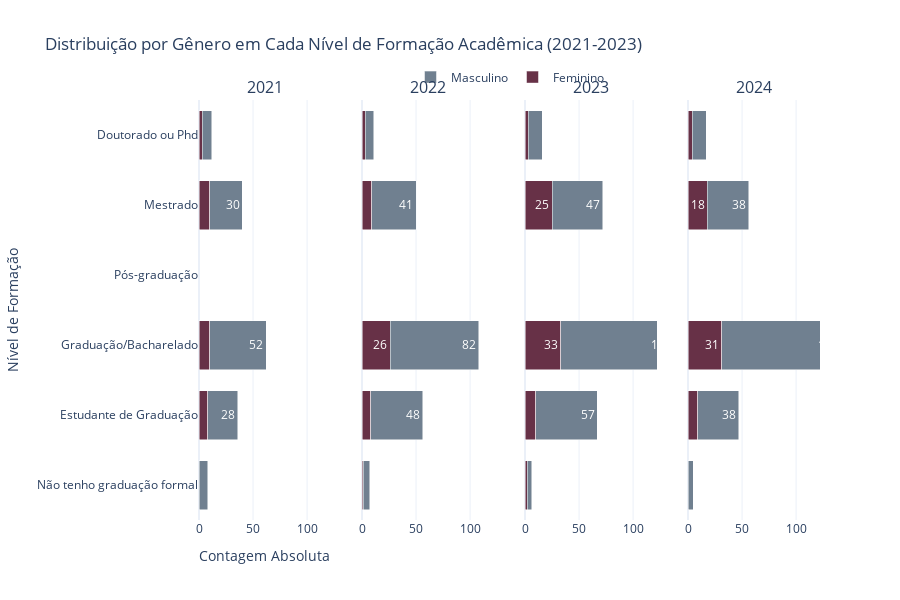

The notebook cell this image was saved under:
### Code cell
df_grouped = df_rj.groupby(["ano_pesquisa", "nivel_ensino", "genero"]).size().reset_index(name="count")

# Não precisamos mais calcular a proporção, mas podemos manter os totais por nível para referência
totais_por_ano_nivel = df_rj.groupby(["ano_pesquisa", "nivel_ensino"]).size().reset_index(name="total_nivel")
df_grouped = df_grouped.merge(totais_por_ano_nivel, on=["ano_pesquisa", "nivel_ensino"])

fig = make_subplots(rows=1, cols=4, shared_yaxes=True, subplot_titles=["2021", "2022", "2023", "2024"])

anos = ['2021', '2022', '2023', '2024']
cores = {"Masculino": "#708090", "Feminino": "#673147"}

ordem_niveis = [
    'Não tenho graduação formal', 
    'Estudante de Graduação',
    'Graduação/Bacharelado', 
    'Pós-graduação',
    'Mestrado',
    'Doutorado ou Phd'
]

# Definir uma largura fixa para as barras
largura_barra = 0.7

for i, ano in enumerate(anos):
   
    df_ano = df_grouped[df_grouped["ano_pesquisa"] == ano]
    
    for nivel in ordem_niveis:
        df_nivel = df_ano[df_ano["nivel_ensino"] == nivel]
        
        if df_nivel.empty:
            continue
        
        # Usando valores absolutos (count) em vez de proporção
        contagens = {genero: df_nivel[df_nivel["genero"] == genero]["count"].values[0] 
                      if not df_nivel[df_nivel["genero"] == genero].empty else 0 
                      for genero in ["Masculino", "Feminino"]}
        
        for genero in ["Feminino", "Masculino"]:
            fig.add_trace(go.Bar(
                y=[nivel],
                x=[contagens[genero]],
                name=genero,
                orientation="h",
                marker=dict(color=cores[genero]),
                text=f"{int(contagens[genero])}",  # Formatando como número inteiro
                textposition="inside",
                textangle=0,  # Garantindo que o texto esteja na horizontal
                width=largura_barra,  # Definindo uma largura fixa para todas as barras
                showlegend=True if i == 0 and nivel == ordem_niveis[0] else False
            ), row=1, col=i+1)

# Configurando layout
fig.update_layout(
    title="Distribuição por Gênero em Cada Nível de Formação Acadêmica (2021-2023)",
    xaxis_title="Contagem Absoluta",
    yaxis_title="Nível de Formação",
    barmode="stack",
    height=600,
    template="plotly_white",
    legend=dict(
        orientation="h",
        yanchor="bottom",
        y=1.02,
        xanchor="center",
        x=0.5
    ),
    uniformtext_minsize=10,  # Tamanho mínimo do texto para garantir legibilidade
    uniformtext_mode='hide',  # Esconde o texto se não couber na barra
    bargap=0.2,  # Espaçamento entre grupos de barras
    bargroupgap=0.1  # Espaçamento entre barras do mesmo grupo
)

# Ajustando os eixos X e configurando uniformidade entre os subplots
max_value = df_grouped["count"].max() * 1.1  # 10% a mais para dar margem

for i in range(1, 5):
    fig.update_xaxes(
        row=1, 
        col=i, 
        range=[0, max_value],  # Definindo a mesma escala para todos os gráficos
        tickformat=",d"  # Formato para inteiros com separador de milhar
    )

# Definindo a mesma escala para o eixo Y em todos os subplots
fig.update_yaxes(
    categoryorder='array',
    categoryarray=ordem_niveis
)
    
fig.show()

### Figure 1 — Plotly figure (JSON) as saved in the notebook; plotly's stock layout.template omitted (floating-point values rounded to 4 significant figures)
{"data": [{"marker": {"color": "#673147"}, "name": "Feminino", "orientation": "h", "showlegend": true, "text": "0", "textangle": 0, "textposition": "inside", "type": "bar", "width": 0.7, "x": [0], "xaxis": "x", "y": ["Não tenho graduação formal"], "yaxis": "y"}, {"marker": {"color": "#708090"}, "name": "Masculino", "orientation": "h", "showlegend": true, "text": "8", "textangle": 0, "textposition": "inside", "type": "bar", "width": 0.7, "x": [8], "xaxis": "x", "y": ["Não tenho graduação formal"], "yaxis": "y"}, {"marker": {"color": "#673147"}, "name": "Feminino", "orientation": "h", "showlegend": false, "text": "8", "textangle": 0, "textposition": "inside", "type": "bar", "width": 0.7, "x": [8], "xaxis": "x", "y": ["Estudante de Graduação"], "yaxis": "y"}, {"marker": {"color": "#708090"}, "name": "Masculino", "orientation": "h", "showlegend": false, "text": "28", "textangle": 0, "textposition": "inside", "type": "bar", "width": 0.7, "x": [28], "xaxis": "x", "y": ["Estudante de Graduação"], "yaxis": "y"}, {"marker": {"color": "#673147"}, "name": "Feminino", "orientation": "h", "showlegend": false, "text": "10", "textangle": 0, "textposition": "inside", "type": "bar", "width": 0.7, "x": [10], "xaxis": "x", "y": ["Graduação/Bacharelado"], "yaxis": "y"}, {"marker": {"color": "#708090"}, "name": "Masculino", "orientation": "h", "showlegend": false, "text": "52", "textangle": 0, "textposition": "inside", "type": "bar", "width": 0.7, "x": [52], "xaxis": "x", "y": ["Graduação/Bacharelado"], "yaxis": "y"}, {"marker": {"color": "#673147"}, "name": "Feminino", "orientation": "h", "showlegend": false, "text": "10", "textangle": 0, "textposition": "inside", "type": "bar", "width": 0.7, "x": [10], "xaxis": "x", "y": ["Mestrado"], "yaxis": "y"}, {"marker": {"color": "#708090"}, "name": "Masculino", "orientation": "h", "showlegend": false, "text": "30", "textangle": 0, "textposition": "inside", "type": "bar", "width": 0.7, "x": [30], "xaxis": "x", "y": ["Mestrado"], "yaxis": "y"}, {"marker": {"color": "#673147"}, "name": "Feminino", "orientation": "h", "showlegend": false, "text": "3", "textangle": 0, "textposition": "inside", "type": "bar", "width": 0.7, "x": [3], "xaxis": "x", "y": ["Doutorado ou Phd"], "yaxis": "y"}, {"marker": {"color": "#708090"}, "name": "Masculino", "orientation": "h", "showlegend": false, "text": "9", "textangle": 0, "textposition": "inside", "type": "bar", "width": 0.7, "x": [9], "xaxis": "x", "y": ["Doutorado ou Phd"], "yaxis": "y"}, {"marker": {"color": "#673147"}, "name": "Feminino", "orientation": "h", "showlegend": false, "text": "1", "textangle": 0, "textposition": "inside", "type": "bar", "width": 0.7, "x": [1], "xaxis": "x2", "y": ["Não tenho graduação formal"], "yaxis": "y2"}, {"marker": {"color": "#708090"}, "name": "Masculino", "orientation": "h", "showlegend": false, "text": "6", "textangle": 0, "textposition": "inside", "type": "bar", "width": 0.7, "x": [6], "xaxis": "x2", "y": ["Não tenho graduação formal"], "yaxis": "y2"}, {"marker": {"color": "#673147"}, "name": "Feminino", "orientation": "h", "showlegend": false, "text": "8", "textangle": 0, "textposition": "inside", "type": "bar", "width": 0.7, "x": [8], "xaxis": "x2", "y": ["Estudante de Graduação"], "yaxis": "y2"}, {"marker": {"color": "#708090"}, "name": "Masculino", "orientation": "h", "showlegend": false, "text": "48", "textangle": 0, "textposition": "inside", "type": "bar", "width": 0.7, "x": [48], "xaxis": "x2", "y": ["Estudante de Graduação"], "yaxis": "y2"}, {"marker": {"color": "#673147"}, "name": "Feminino", "orientation": "h", "showlegend": false, "text": "26", "textangle": 0, "textposition": "inside", "type": "bar", "width": 0.7, "x": [26], "xaxis": "x2", "y": ["Graduação/Bacharelado"], "yaxis": "y2"}, {"marker": {"color": "#708090"}, "name": "Masculino", "orientation": "h", "showlegend": false, "text": "82", "textangle": 0, "textposition": "inside", "type": "bar", "width": 0.7, "x": [82], "xaxis": "x2", "y": ["Graduação/Bacharelado"], "yaxis": "y2"}, {"marker": {"color": "#673147"}, "name": "Feminino", "orientation": "h", "showlegend": false, "text": "9", "textangle": 0, "textposition": "inside", "type": "bar", "width": 0.7, "x": [9], "xaxis": "x2", "y": ["Mestrado"], "yaxis": "y2"}, {"marker": {"color": "#708090"}, "name": "Masculino", "orientation": "h", "showlegend": false, "text": "41", "textangle": 0, "textposition": "inside", "type": "bar", "width": 0.7, "x": [41], "xaxis": "x2", "y": ["Mestrado"], "yaxis": "y2"}, {"marker": {"color": "#673147"}, "name": "Feminino", "orientation": "h", "showlegend": false, "text": "3", "textangle": 0, "textposition": "inside", "type": "bar", "width": 0.7, "x": [3], "xaxis": "x2", "y": ["Doutorado ou Phd"], "yaxis": "y2"}, {"marker": {"color": "#708090"}, "name": "Masculino", "orientation": "h", "showlegend": false, "text": "8", "textangle": 0, "textposition": "inside", "type": "bar", "width": 0.7, "x": [8], "xaxis": "x2", "y": ["Doutorado ou Phd"], "yaxis": "y2"}, {"marker": {"color": "#673147"}, "name": "Feminino", "orientation": "h", "showlegend": false, "text": "2", "textangle": 0, "textposition": "inside", "type": "bar", "width": 0.7, "x": [2], "xaxis": "x3", "y": ["Não tenho graduação formal"], "yaxis": "y3"}, {"marker": {"color": "#708090"}, "name": "Masculino", "orientation": "h", "showlegend": false, "text": "4", "textangle": 0, "textposition": "inside", "type": "bar", "width": 0.7, "x": [4], "xaxis": "x3", "y": ["Não tenho graduação formal"], "yaxis": "y3"}, {"marker": {"color": "#673147"}, "name": "Feminino", "orientation": "h", "showlegend": false, "text": "10", "textangle": 0, "textposition": "inside", "type": "bar", "width": 0.7, "x": [10], "xaxis": "x3", "y": ["Estudante de Graduação"], "yaxis": "y3"}, {"marker": {"color": "#708090"}, "name": "Masculino", "orientation": "h", "showlegend": false, "text": "57", "textangle": 0, "textposition": "inside", "type": "bar", "width": 0.7, "x": [57], "xaxis": "x3", "y": ["Estudante de Graduação"], "yaxis": "y3"}, {"marker": {"color": "#673147"}, "name": "Feminino", "orientation": "h", "showlegend": false, "text": "33", "textangle": 0, "textposition": "inside", "type": "bar", "width": 0.7, "x": [33], "xaxis": "x3", "y": ["Graduação/Bacharelado"], "yaxis": "y3"}, {"marker": {"color": "#708090"}, "name": "Masculino", "orientation": "h", "showlegend": false, "text": "105", "textangle": 0, "textposition": "inside", "type": "bar", "width": 0.7, "x": [105], "xaxis": "x3", "y": ["Graduação/Bacharelado"], "yaxis": "y3"}, {"marker": {"color": "#673147"}, "name": "Feminino", "orientation": "h", "showlegend": false, "text": "25", "textangle": 0, "textposition": "inside", "type": "bar", "width": 0.7, "x": [25], "xaxis": "x3", "y": ["Mestrado"], "yaxis": "y3"}, {"marker": {"color": "#708090"}, "name": "Masculino", "orientation": "h", "showlegend": false, "text": "47", "textangle": 0, "textposition": "inside", "type": "bar", "width": 0.7, "x": [47], "xaxis": "x3", "y": ["Mestrado"], "yaxis": "y3"}, {"marker": {"color": "#673147"}, "name": "Feminino", "orientation": "h", "showlegend": false, "text": "3", "textangle": 0, "textposition": "inside", "type": "bar", "width": 0.7, "x": [3], "xaxis": "x3", "y": ["Doutorado ou Phd"], "yaxis": "y3"}, {"marker": {"color": "#708090"}, "name": "Masculino", "orientation": "h", "showlegend": false, "text": "13", "textangle": 0, "textposition": "inside", "type": "bar", "width": 0.7, "x": [13], "xaxis": "x3", "y": ["Doutorado ou Phd"], "yaxis": "y3"}, {"marker": {"color": "#673147"}, "name": "Feminino", "orientation": "h", "showlegend": false, "text": "0", "textangle": 0, "textposition": "inside", "type": "bar", "width": 0.7, "x": [0], "xaxis": "x4", "y": ["Não tenho graduação formal"], "yaxis": "y4"}, {"marker": {"color": "#708090"}, "name": "Masculino", "orientation": "h", "showlegend": false, "text": "5", "textangle": 0, "textposition": "inside", "type": "bar", "width": 0.7, "x": [5], "xaxis": "x4", "y": ["Não tenho graduação formal"], "yaxis": "y4"}, {"marker": {"color": "#673147"}, "name": "Feminino", "orientation": "h", "showlegend": false, "text": "9", "textangle": 0, "textposition": "inside", "type": "bar", "width": 0.7, "x": [9], "xaxis": "x4", "y": ["Estudante de Graduação"], "yaxis": "y4"}, {"marker": {"color": "#708090"}, "name": "Masculino", "orientation": "h", "showlegend": false, "text": "38", "textangle": 0, "textposition": "inside", "type": "bar", "width": 0.7, "x": [38], "xaxis": "x4", "y": ["Estudante de Graduação"], "yaxis": "y4"}, {"marker": {"color": "#673147"}, "name": "Feminino", "orientation": "h", "showlegend": false, "text": "31", "textangle": 0, "textposition": "inside", "type": "bar", "width": 0.7, "x": [31], "xaxis": "x4", "y": ["Graduação/Bacharelado"], "yaxis": "y4"}, {"marker": {"color": "#708090"}, "name": "Masculino", "orientation": "h", "showlegend": false, "text": "111", "textangle": 0, "textposition": "inside", "type": "bar", "width": 0.7, "x": [111], "xaxis": "x4", "y": ["Graduação/Bacharelado"], "yaxis": "y4"}, {"marker": {"color": "#673147"}, "name": "Feminino", "orientation": "h", "showlegend": false, "text": "18", "textangle": 0, "textposition": "inside", "type": "bar", "width": 0.7, "x": [18], "xaxis": "x4", "y": ["Mestrado"], "yaxis": "y4"}, {"marker": {"color": "#708090"}, "name": "Masculino", "orientation": "h", "showlegend": false, "text": "38", "textangle": 0, "textposition": "inside", "type": "bar", "width": 0.7, "x": [38], "xaxis": "x4", "y": ["Mestrado"], "yaxis": "y4"}, {"marker": {"color": "#673147"}, "name": "Feminino", "orientation": "h", "showlegend": false, "text": "4", "textangle": 0, "textposition": "inside", "type": "bar", "width": 0.7, "x": [4], "xaxis": "x4", "y": ["Doutorado ou Phd"], "yaxis": "y4"}, {"marker": {"color": "#708090"}, "name": "Masculino", "orientation": "h", "showlegend": false, "text": "13", "textangle": 0, "textposition": "inside", "type": "bar", "width": 0.7, "x": [13], "xaxis": "x4", "y": ["Doutorado ou Phd"], "yaxis": "y4"}], "layout": {"annotations": [{"font": {"size": 16}, "showarrow": false, "text": "2021", "x": 0.1062, "xanchor": "center", "xref": "paper", "y": 1, "yanchor": "bottom", "yref": "paper"}, {"font": {"size": 16}, "showarrow": false, "text": "2022", "x": 0.3688, "xanchor": "center", "xref": "paper", "y": 1, "yanchor": "bottom", "yref": "paper"}, {"font": {"size": 16}, "showarrow": false, "text": "2023", "x": 0.6313, "xanchor": "center", "xref": "paper", "y": 1, "yanchor": "bottom", "yref": "paper"}, {"font": {"size": 16}, "showarrow": false, "text": "2024", "x": 0.8938, "xanchor": "center", "xref": "paper", "y": 1, "yanchor": "bottom", "yref": "paper"}], "bargap": 0.2, "bargroupgap": 0.1, "barmode": "stack", "height": 600, "legend": {"orientation": "h", "x": 0.5, "xanchor": "center", "y": 1.02, "yanchor": "bottom"}, "title": {"text": "Distribuição por Gênero em Cada Nível de Formação Acadêmica (2021-2023)"}, "uniformtext": {"minsize": 10, "mode": "hide"}, "xaxis": {"anchor": "y", "domain": [0, 0.2125], "range": [0, 122.1], "tickformat": ",d", "title": {"text": "Contagem Absoluta"}}, "xaxis2": {"anchor": "y2", "domain": [0.2625, 0.475], "range": [0, 122.1], "tickformat": ",d"}, "xaxis3": {"anchor": "y3", "domain": [0.525, 0.7375], "range": [0, 122.1], "tickformat": ",d"}, "xaxis4": {"anchor": "y4", "domain": [0.7875, 1], "range": [0, 122.1], "tickformat": ",d"}, "yaxis": {"anchor": "x", "categoryarray": ["Não tenho graduação formal", "Estudante de Graduação", "Graduação/Bacharelado", "Pós-graduação", "Mestrado", "Doutorado ou Phd"], "categoryorder": "array", "domain": [0, 1], "title": {"text": "Nível de Formação"}}, "yaxis2": {"anchor": "x2", "categoryarray": ["Não tenho graduação formal", "Estudante de Graduação", "Graduação/Bacharelado", "Pós-graduação", "Mestrado", "Doutorado ou Phd"], "categoryorder": "array", "domain": [0, 1], "matches": "y", "showticklabels": false}, "yaxis3": {"anchor": "x3", "categoryarray": ["Não tenho graduação formal", "Estudante de Graduação", "Graduação/Bacharelado", "Pós-graduação", "Mestrado", "Doutorado ou Phd"], "categoryorder": "array", "domain": [0, 1], "matches": "y", "showticklabels": false}, "yaxis4": {"anchor": "x4", "categoryarray": ["Não tenho graduação formal", "Estudante de Graduação", "Graduação/Bacharelado", "Pós-graduação", "Mestrado", "Doutorado ou Phd"], "categoryorder": "array", "domain": [0, 1], "matches": "y", "showticklabels": false}}}
